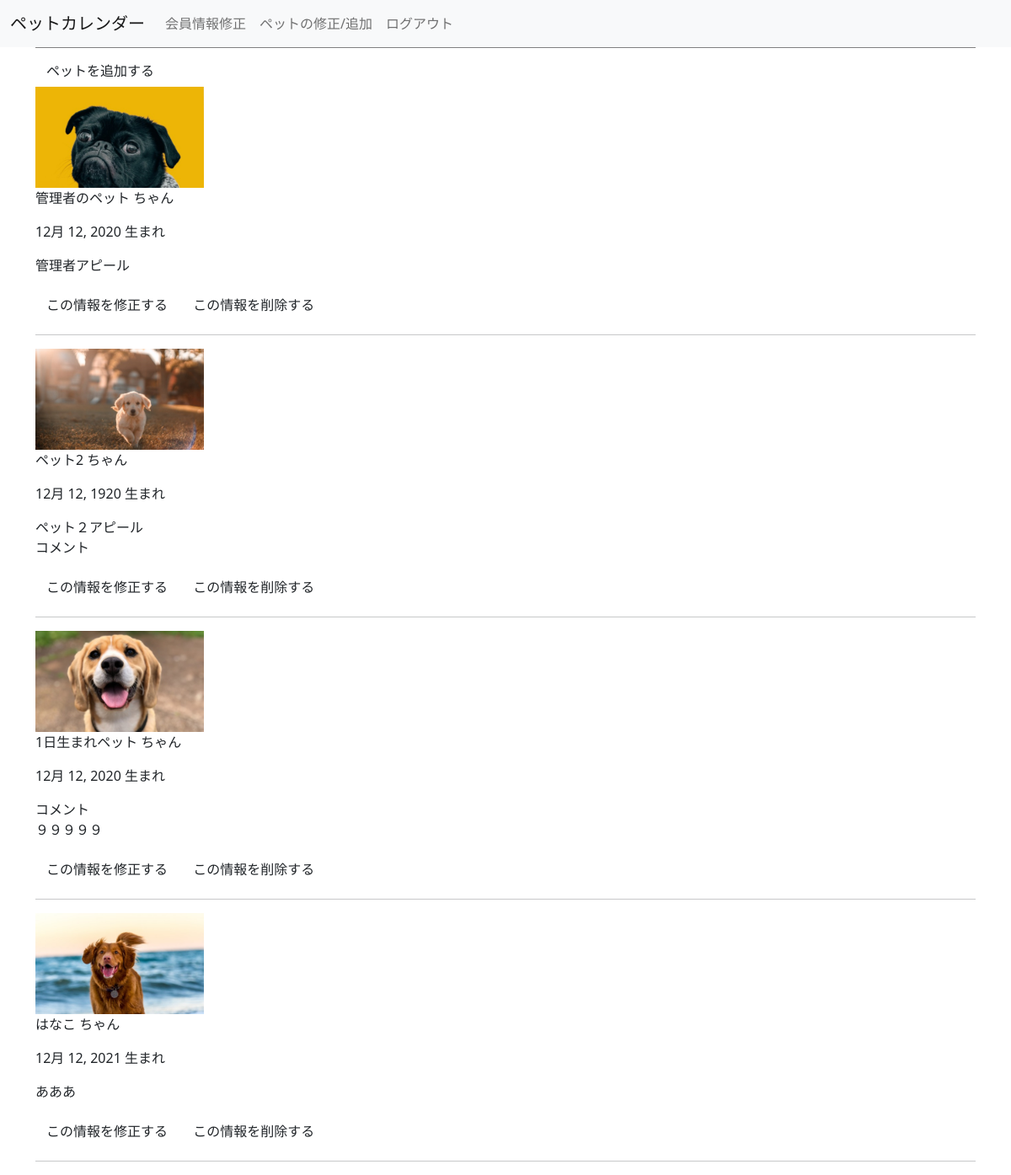
Page /accounts/list_pet/ (signed in) on the committed database.
### accounts/models.py (models this page shows, shortened)
class Pets(models.Model):
    name = models.CharField(max_length=100, verbose_name="名前")
    gender = models.PositiveIntegerField(verbose_name="性別")
    birthday = models.DateField(verbose_name="誕生日")
    birthday_month = models.PositiveIntegerField(verbose_name="誕生日の月")
    birthday_day = models.PositiveIntegerField(verbose_name="誕生日の日付")
    picture = models.FileField(upload_to='pet/', verbose_name="画像")   # 画像が表示されなければ意味がないので登録必須
    comment = models.CharField(max_length=1000, blank=True)
    user = models.ForeignKey(
        'Users', on_delete=models.CASCADE
    )
    objects = PetsManager()
    class Meta:
        db_table = 'pets'
        verbose_name_plural = 'ペット'
        ordering = ('user',)

### accounts/views.py (the view)
# urls.py: path('list_pet/', views.ListPetView.as_view(), name='list_pet'),
class ListPetView(LoginRequiredMixin, SuccessMessageMixin, ListView):
    model = Pets
    template_name = 'accounts/list_pet.html'
    def get_queryset(self):
        query_set = Pets.objects.filter(user = self.request.user)
        return query_set

### templates/accounts/list_pet.html (shortened to what this page needs)
{% extends 'base.html' %}
{% block content %}
<a class="btn bth-primary" href="{% url 'accounts:regist_pet' %}" role="button">ペットを追加する</a>
<div>
{% for object in object_list %}
{% if object.picture %}
  <img width="200px" src="{{ object.picture.url }}">
{% endif %}
<p>{{ object.name }} ちゃん</p>
<p>{{ object.birthday }} 生まれ</p>
<p>{{ object.comment|linebreaks }}</p>
<a class="btn bth-primary" href="{% url 'accounts:update_pet' object.id %}" role="button">この情報を修正する</a>
<a class="btn bth-primary" href="{% url 'accounts:delete_pet' object.id %}" role="button">この情報を削除する</a>
<hr>
{% endfor %}
</div>
{% endblock %}

### rows in the picture
Pets: picture (picture), name "管理者のペット", birthday "12月 12, 2020", comment "管理者アピール"
Pets: picture (picture), name "ペット2", birthday "12月 12, 1920", comment "ペット２アピール コメント"
Pets: picture (picture), name "1日生まれペット", birthday "12月 12, 2020", comment "コメント ９９９９９"
Pets: picture (picture), name "はなこ", birthday "12月 12, 2021", comment "あああ"
